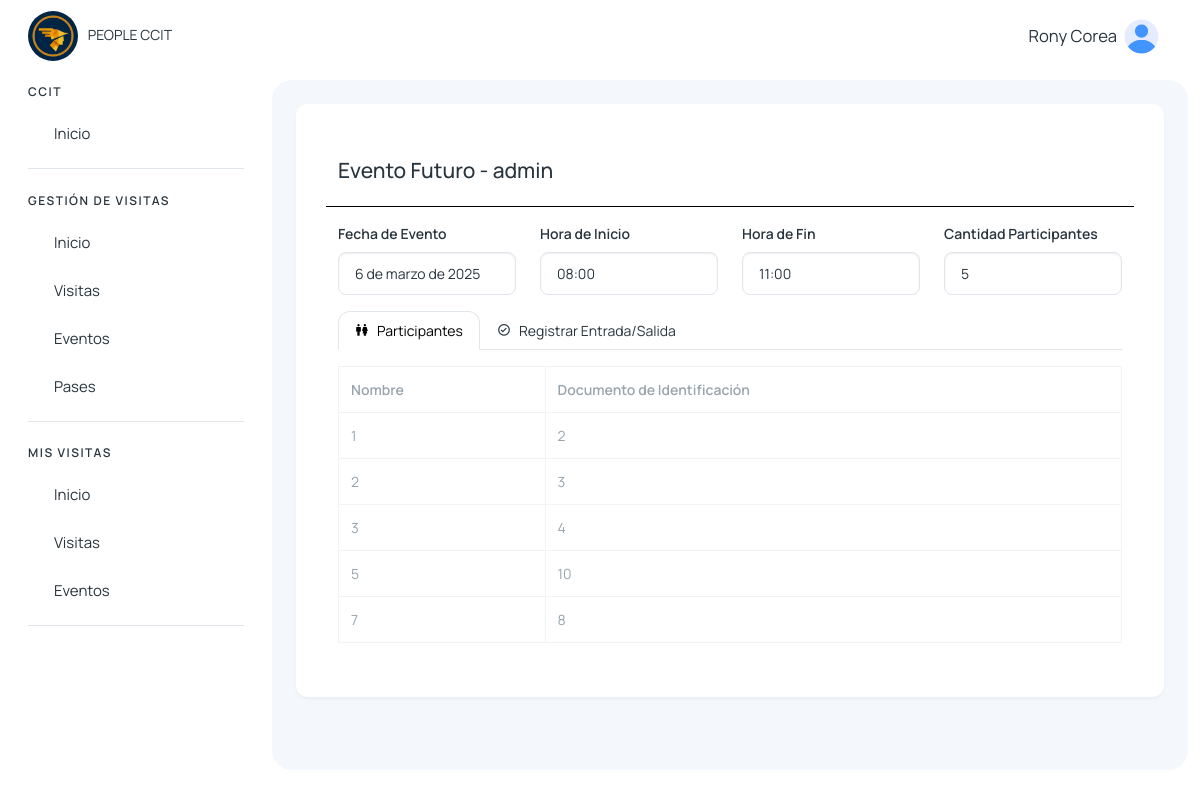
The app's page /detalles_evento/4/ (signed in) with its own data.
### eventos/models.py (models this page shows, shortened)
class EventoCapacitacion(models.Model):
    nombre = models.CharField(max_length=255)
    organizador = models.CharField(max_length=255, null=True, blank=True)
    fecha = models.DateField()
    hora_inicio = models.TimeField()
    hora_fin = models.TimeField()
    cantidad_visitantes = models.IntegerField()
    created_at = models.DateTimeField(auto_now_add=True)
    updated_at = models.DateTimeField(auto_now=True)

class EventoVisitante(models.Model):
    id_evento = models.CharField(max_length=255)
    nombre_visitante = models.CharField(max_length=255)
    documento_identificacion = models.CharField(max_length=50)
    cat_participante = models.CharField(max_length=255, null=True, blank=True)
    entrada = models.BooleanField(default=0)
    hora_entrada = models.TimeField(null=True, blank=True)
    salida = models.BooleanField(default=0)
    hora_salida = models.TimeField(null=True, blank=True)
    created_at = models.DateTimeField(auto_now_add=True)
    updated_at = models.DateTimeField(auto_now=True)

### visitantes/views.py (the view)
# urls.py: path('detalles_evento/<int:id>/', views.detalles_evento, name='detalles_evento'),
@login_required
def detalles_evento(request,id):
    evento = EventoCapacitacion.objects.get(id=id)
    participantes_evento = EventoVisitante.objects.filter(id_evento=id)
    return render(request, 'visitantes/recepcion/secundarios/detalles_evento.html', {
        'evento': evento,
        'participantes_evento': participantes_evento,
    })

### visitantes/context_processors.py (called while the page is built)
def grupos_usuario(request):
    if request.user.is_authenticated:
        grupos = request.user.groups.all()
    else:
        grupos = []
    return {'user_grupos': grupos}

### templates/visitantes/recepcion/secundarios/detalles_evento.html (shortened to what this page needs)
{% extends 'layout/layout.html' %}
{% block content %}
{% load static %}
<div class="container my-4">
    <div class="mb-3 row d-flex justify-content-between" style="border-bottom: 1px solid #000; padding-bottom: 15px;">
        <div class="col">
            <h4>{{ evento.nombre }} - {{ evento.organizador }} </h4>
        </div>
    </div>
    <div class="mb-3 row">
        <div class="col-md-3">
            <label class="form-label">Fecha de Evento</label>
            <input type="text" name="fecha" class="form-control" value="{{ evento.fecha }}" readonly>
        </div>
        <div class="col-md-3">
            <label class="form-label">Hora de Inicio</label>
            <input type="text" name="hora_inicio" class="form-control" value="{{ evento.hora_inicio }}" readonly>
        </div>
        <div class="col-md-3">
            <label class="form-label">Hora de Fin</label>
            <input type="text" name="hora_fin" class="form-control" value="{{ evento.hora_fin }}" readonly>
        </div>
        <div class="col-md-3">
            <label class="form-label">Cantidad Participantes</label>
            <input type="text" name="cantidad" class="form-control" value="{{ evento.cantidad_visitantes }}" readonly>
        </div>
    </div>
    <ul class="nav nav-tabs" role="tablist">
        <li class="nav-item">
            <a class="nav-link d-flex active" data-bs-toggle="tab" href="#participantes" role="tab">
                <span><i class='bx bx-male-female'></i></span>
                <span class="d-none d-md-block ms-2">Participantes</span>
            </a>
        </li>
        <li class="nav-item">
            <a class="nav-link d-flex" data-bs-toggle="tab" href="#actualizarEstado" role="tab">
                <span><i class='bx bx-check-circle'></i></span>
                <span class="d-none d-md-block ms-2">Registrar Entrada/Salida</span>
            </a>
        </li>
    </ul>
    <div class="tab-content my-3">
        <div class="tab-pane active" id="participantes" role="tabpanel">
            <table class="table table-bordered table-hover table-sm" id="tabla-asistencia">
                <thead class="thead-dark">
                    <tr>
                        <th>Nombre</th>
                        <th>Documento de Identificación</th>
                    </tr>
                </thead>
                <tbody id="tabla-asistencia-body">
                    {% if participantes_evento %}
                        {% for participante in participantes_evento %}
                            <tr data-participante-id="{{ participante.id }}">
                                <td contenteditable="true" class="nuevo-nombre" placeholder="Nombre...">{{ participante.nombre_visitante }}</td>
                                <td contenteditable="true" class="nuevo-documento" placeholder="Documento...">{{ participante.documento_identificacion }}</td>
                            </tr>
                        {% endfor %}
                    {% else %}
                        <tr>
                            <td contenteditable="true" class="nuevo-nombre" placeholder="Nombre..."></td>
                            <td contenteditable="true" class="nuevo-documento" placeholder="Documento..."></td>
                        </tr>
                    {% endif %}
                </tbody>
            </table>
        </div>
    </div>
</div>
{% endblock %}

### templates/layout/layout.html (shortened to what this page needs)
{% load static %}
<!DOCTYPE html>
<html lang="en">
<head>
    <link href='https://unpkg.com/boxicons@2.1.4/css/boxicons.min.css' rel='stylesheet'>
    <link rel="stylesheet" href="https://cdn.jsdelivr.net/npm/sweetalert2@11.4.4/dist/sweetalert2.min.css">
    <link rel="stylesheet" href="{% static '/assets/css/styles.min.css' %}" />
</head>
<body>
  <div class="page-wrapper" id="main-wrapper" data-layout="vertical" data-navbarbg="skin6" data-sidebartype="full"
  data-sidebar-position="fixed" data-header-position="fixed">
    <aside class="left-sidebar">
        <div>
            <div class="brand-logo d-flex align-items-center justify-content-between">
                <a href="{% url 'inicio_recepcion' %}" class="text-nowrap logo-img">
                    <img class="rounded-circle" width="50" src="{% static '/img/logo.png' %}" alt="logo" style="margin-right: 7px" />
                    PEOPLE CCIT
                </a>
            </div>
            <nav class="sidebar-nav scroll-sidebar" data-simplebar="">
                <ul id="sidebarnav">
                    <li class="nav-small-cap">
                        <span class="hide-menu">CCIT</span>
                    </li>
                    <li class="sidebar-item">
                        <a class="sidebar-link" href="{% url 'home' %}" aria-expanded="false">
                            <span class="hide-menu">Inicio</span>
                        </a>
                    </li>
                    {% for grupo in user_grupos %}
                        {% if grupo.name == "visitas_recepcion_group" or grupo.name == "admin_group" or grupo.name == 'super_admin' %}
                            <li class="nav-small-cap">
                                <span class="hide-menu">GESTIÓN DE VISITAS</span>
                            </li>
                            <li class="sidebar-item">
                                <a class="sidebar-link" href="{% url 'inicio_recepcion' %}" aria-expanded="false">
                                    <span class="hide-menu">Inicio</span>
                                </a>
                            </li>
                            <li class="sidebar-item">
                                <a class="sidebar-link" href="{% url 'visitas_recepcion' %}" aria-expanded="false">
                                    <span class="hide-menu">Visitas</span>
                                </a>
                            </li>
                            <li class="sidebar-item">
                                <a class="sidebar-link" href="{% url 'eventos_capacitaciones' %}" aria-expanded="false">
                                    <span class="hide-menu">Eventos</span>
                                </a>
                            </li>
                            <li class="sidebar-item">
                                <a class="sidebar-link" href="{% url 'pases_recepcion' %}" aria-expanded="false">
                                    <span class="hide-menu">Pases</span>
                                </a>
                            </li>
                        {% endif %}
                    {% endfor %}
                    {% for grupo in user_grupos %}
                        {% if grupo.name == "visitas_colaborador_group" or grupo.name == 'visitas_it_group' %}
                            <li class="nav-small-cap">
                                <span class="hide-menu">MIS VISITAS</span>
                            </li>
                            <li class="sidebar-item">
                                <a class="sidebar-link" href="{% url 'colaboradores_home' %}" aria-expanded="false">
                                    <span class="hide-menu">Inicio</span>
                                </a>
                            </li>
                            <li class="sidebar-item">
                                <a class="sidebar-link" href="{% url 'visitas_colaborador' %}" aria-expanded="false">
                                    <span class="hide-menu">Visitas</span>
                                </a>
                            </li>
                            <li class="sidebar-item">
                                <a class="sidebar-link" href="{% url 'eventos_capacitaciones_colaborador' %}" aria-expanded="false">
                                    <span class="hide-menu">Eventos</span>
                                </a>
                            </li>
                        {% endif %}
                    {% endfor %}
                </ul>
            </nav>
        </div>
    </aside>
  <div class="body-wrapper">
    <header class="app-header">
        <nav class="navbar navbar-expand-lg navbar-light">
            <div class="navbar-collapse justify-content-end px-0" id="navbarNav">
                <ul class="navbar-nav flex-row ms-auto align-items-center justify-content-end">
                    <li class="nav-item dropdown">
                        <a class="nav-link " href="javascript:void(0)" id="drop2" data-bs-toggle="dropdown"
                            aria-expanded="false">
                            <small style="font-size: smaller; margin-right: 7px;">
                                {{request.user.first_name}} {{request.user.last_name}}
                            </small>
                            <img src="{% static '/img/home/user.png' %}" alt="" width="35" height="35" class="rounded-circle">
                        </a>
                    </li>
                </ul>
            </div>
        </nav>
    </header>
            <div class="body-wrapper-inner">
                <div class="container-fluid">
                    <div class="card">
                        <div class="card-body">
                            {% block content %} {% endblock %}
                        </div>
                    </div>
                </div>
            </div>
        </div>
    </div>
</body>
</html>

### templates/layout/layout.html (style rules this page uses)
.body-wrapper .container-fluid { max-width: 1500px; }

### records on screen
EventoCapacitacion: nombre "Evento Futuro", organizador "admin", fecha "6 de marzo de 2025", hora_inicio "08:00", hora_fin "11:00", cantidad "5"
EventoVisitante: nombre_visitante "1", documento_identificacion "2"
EventoVisitante: nombre_visitante "2", documento_identificacion "3"
EventoVisitante: nombre_visitante "3", documento_identificacion "4"
EventoVisitante: nombre_visitante "5", documento_identificacion "10"
EventoVisitante: nombre_visitante "7", documento_identificacion "8"

### other values on screen
{{ request.user.first_name }} "Rony"
{{ request.user.last_name }} "Corea"
